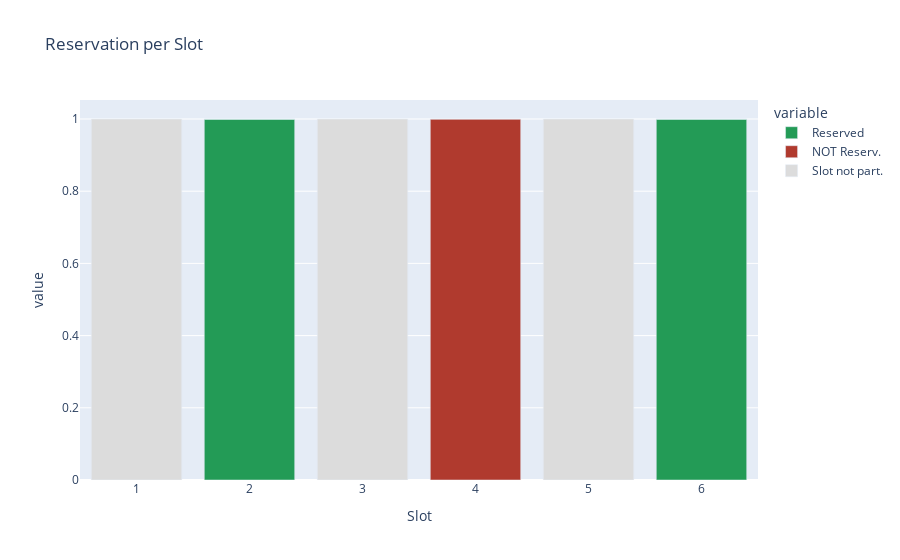

Write notebook code for a chart like this one.
### Code cell
import pandas as pd 
import plotly.express as px

def list_generator(list_true): 
    
    list_false = [None,None,None,None,None,None]
    list_none = [None,None,None,None,None,None]
    
    for slot in range(6):
        if list_true[slot] == 1:
            list_false[slot] = 0
            list_none[slot] = 0
        elif list_true[slot] == 0:
            list_false[slot] = 0
            list_true[slot]  = 0
            list_none[slot] = 1
        elif list_true[slot] == -1:
            list_false[slot] = 1
            list_none[slot] = 0
            list_true[slot] = 0
            
    return list_true, list_false, list_none


# Render Reservation for each Slot
slots_reserved = [0,1,0,-1,0,1]

slots_reserved, slots_not_reserved, slots_not_participated = list_generator(slots_reserved)

reserved_data = {'Reserved': slots_reserved, 'NOT Reserv.': slots_not_reserved, 'Slot not part.': slots_not_participated}
reserved_df = pd.DataFrame(data=reserved_data, index=[1, 2, 3, 4, 5, 6])

reserved_plot = px.bar(reserved_df,  x=reserved_df.index, y=['Reserved', 'NOT Reserv.', 'Slot not part.'], color_discrete_sequence=[ "#239B56", "#B03A2E", "gainsboro"] , labels={"index": "Slot"}, title="Reservation per Slot")
reserved_plot

### Figure 1 — Plotly figure (JSON) as saved in the notebook; plotly's stock layout.template omitted (floating-point values rounded to 4 significant figures)
{"data": [{"alignmentgroup": "True", "hovertemplate": "variable=Reserved<br>Slot=%{x}<br>value=%{y}<extra></extra>", "legendgroup": "Reserved", "marker": {"color": "#239B56", "pattern": {"shape": ""}}, "name": "Reserved", "offsetgroup": "Reserved", "orientation": "v", "showlegend": true, "textposition": "auto", "type": "bar", "x": [1, 2, 3, 4, 5, 6], "xaxis": "x", "y": [0, 1, 0, 0, 0, 1], "yaxis": "y"}, {"alignmentgroup": "True", "hovertemplate": "variable=NOT Reserv.<br>Slot=%{x}<br>value=%{y}<extra></extra>", "legendgroup": "NOT Reserv.", "marker": {"color": "#B03A2E", "pattern": {"shape": ""}}, "name": "NOT Reserv.", "offsetgroup": "NOT Reserv.", "orientation": "v", "showlegend": true, "textposition": "auto", "type": "bar", "x": [1, 2, 3, 4, 5, 6], "xaxis": "x", "y": [0, 0, 0, 1, 0, 0], "yaxis": "y"}, {"alignmentgroup": "True", "hovertemplate": "variable=Slot not part.<br>Slot=%{x}<br>value=%{y}<extra></extra>", "legendgroup": "Slot not part.", "marker": {"color": "gainsboro", "pattern": {"shape": ""}}, "name": "Slot not part.", "offsetgroup": "Slot not part.", "orientation": "v", "showlegend": true, "textposition": "auto", "type": "bar", "x": [1, 2, 3, 4, 5, 6], "xaxis": "x", "y": [1, 0, 1, 0, 1, 0], "yaxis": "y"}], "layout": {"autosize": true, "barmode": "relative", "legend": {"title": {"text": "variable"}, "tracegroupgap": 0}, "title": {"text": "Reservation per Slot"}, "xaxis": {"anchor": "y", "autorange": true, "domain": [0, 1], "range": [0.5, 6.5], "title": {"text": "Slot"}, "type": "linear"}, "yaxis": {"anchor": "x", "autorange": true, "domain": [0, 1], "range": [0, 1.053], "title": {"text": "value"}, "type": "linear"}}}
